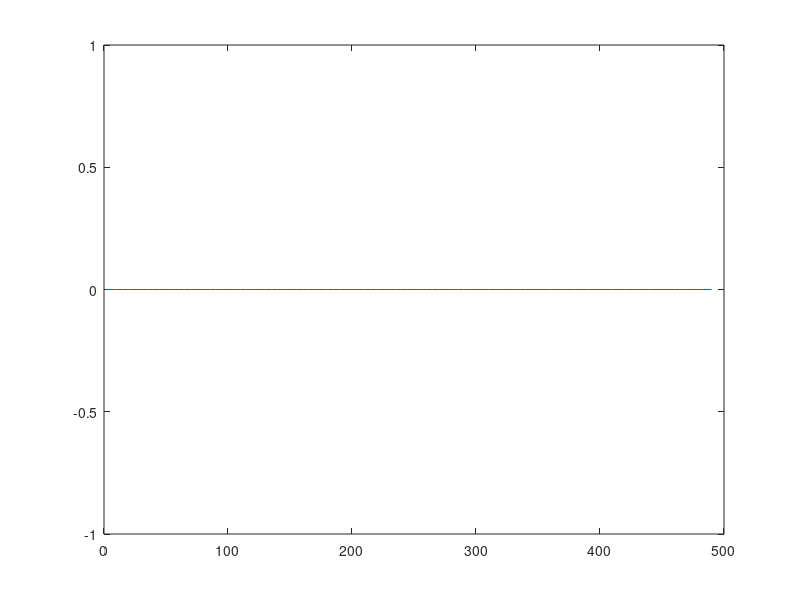

The MATLAB script that drew this image:
pb = 'C:\\Omega\\Data\\Calibration\\CoilTest\\120720-Calibration-%03dHz-0000.mcd';

f = [2:4, 5:5:300, 310:10:490];

ftd = zeros(1024, length(f));
fs = zeros(1024, length(f));
as = zeros(1, length(f));


for i = 1:length(f)
	s = sprintf(pb, f(i));
	
	if(exist(s, 'file'))
		out = mc_read_data(s);
		
		fs(:, i) = out.f;
		ftd(:, i) = mean(out.fft, 2);
		
		hold all
		%plot_mc_struct(out, [-1], 2);
		hold off;
		
		[~, mini] = min(abs(out.f-(f(i)-10)));
		[~, maxi] = min(abs(out.f-(f(i)+10)));
		
		as(i) = sum(abs(out.fft(mini:maxi)));
		
	end
end

plot(f, as);

%plot(fs, abs(ftd));

